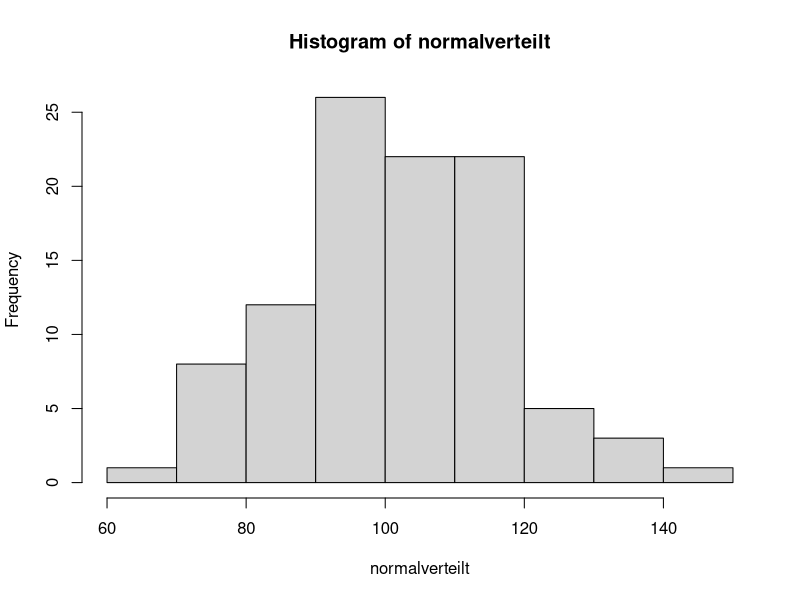
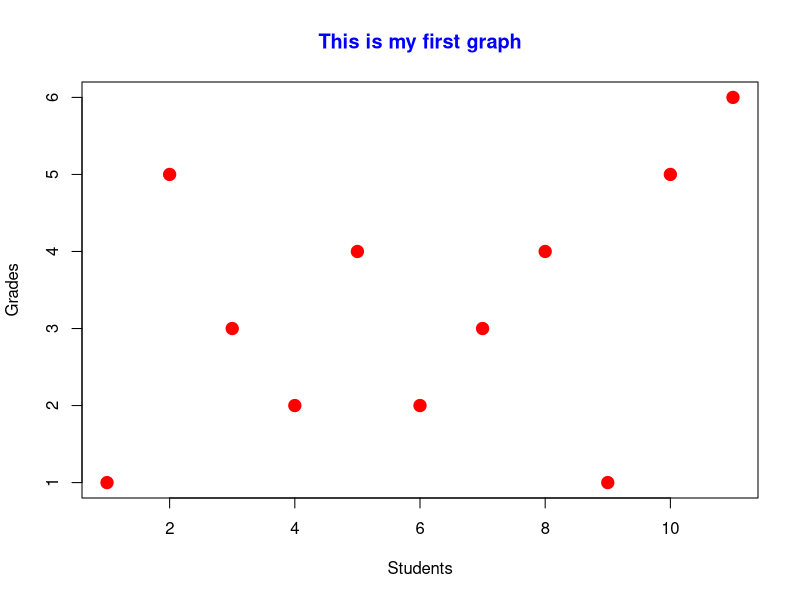

Write the R code that produced these figures, in order.
## ---- chunk 1
jokeGenerator <- function(name) {
  return(paste("Why did", name, "get scared of the dataset? Because it had too many bytes!"))
}

jokeGenerator("the computer")
## ---- chunk 2
schlechterWitzGenerator <- function(beruf) {
  return(paste("Was sagt ein", beruf, "wenn er in R programmiert? 'Ich glaube, ich habe den Faden verloren!'"))
}

schlechterWitzGenerator("Statistiker")
## ---- chunk 3
# ein vector
zahlen = c(15, 23, 89, 66, 120)

# Den Mittelwert berechnen
durchschnitt = mean(zahlen)

# Das Ergebnis ausgeben
print(durchschnitt)
## ---- chunk 4
calculate_mean <- function(vector) {
  # Calculate the mean
  result <- sum(vector) / length(vector)
  
  return(result)
}
## ---- chunk 5
seq(from = 1, to = 10, by = 1)
seq(from = 1, to = 10, length.out = 5)
## ---- chunk 6
rnorm(n = 10, mean = 0, sd = 1) 
## ---- chunk 7
normalverteilt = rnorm(n = 100, mean = 100, sd = 15)
hist(normalverteilt) 
## ---- chunk 8
# Eine Sequenz von Zahlen generieren
sequenz <- 1:10
print(sequenz)

# Eine Sequenz mit festgelegtem Schritt erstellen
sequenz_schritt <- seq(1, 10, by = 2)
print(sequenz_schritt)
## ---- chunk 9
# Die Quadratwurzel berechnen
sqrt_ergebnis <- sqrt(25)
print(sqrt_ergebnis)

# Den absoluten Wert berechnen
absolutwert <- abs(-10)
print(absolutwert)

# Das Maximum und Minimum finden
maximalwert <- max(3, 7, 1, 8, 5)
minimalwert <- min(3, 7, 1, 8, 5)
print(maximalwert)
print(minimalwert)

## ---- chunk 10
noten = c(1, 5, 3, 2, 4, 2, 3, 4, 1, 5, 6)
Durchschnitt_noten = mean(noten)
Durchschnitt_noten
## ---- chunk 11
namen = c("jake", "john", "clara", "manos", "tehilla",
           "laura", "jenny", "carlos", "maria", "kate")
## ---- chunk 12
anwesenheit = c(TRUE, TRUE, TRUE, TRUE, FALSE,
                 TRUE, TRUE, TRUE, TRUE, FALSE)
## ---- chunk 13
      plot(noten, col='red',type='p', pch=19,lwd=2,cex=1.5,
      main="This is my first graph",
      col.main='blue',xlab="Students",ylab="Grades")
